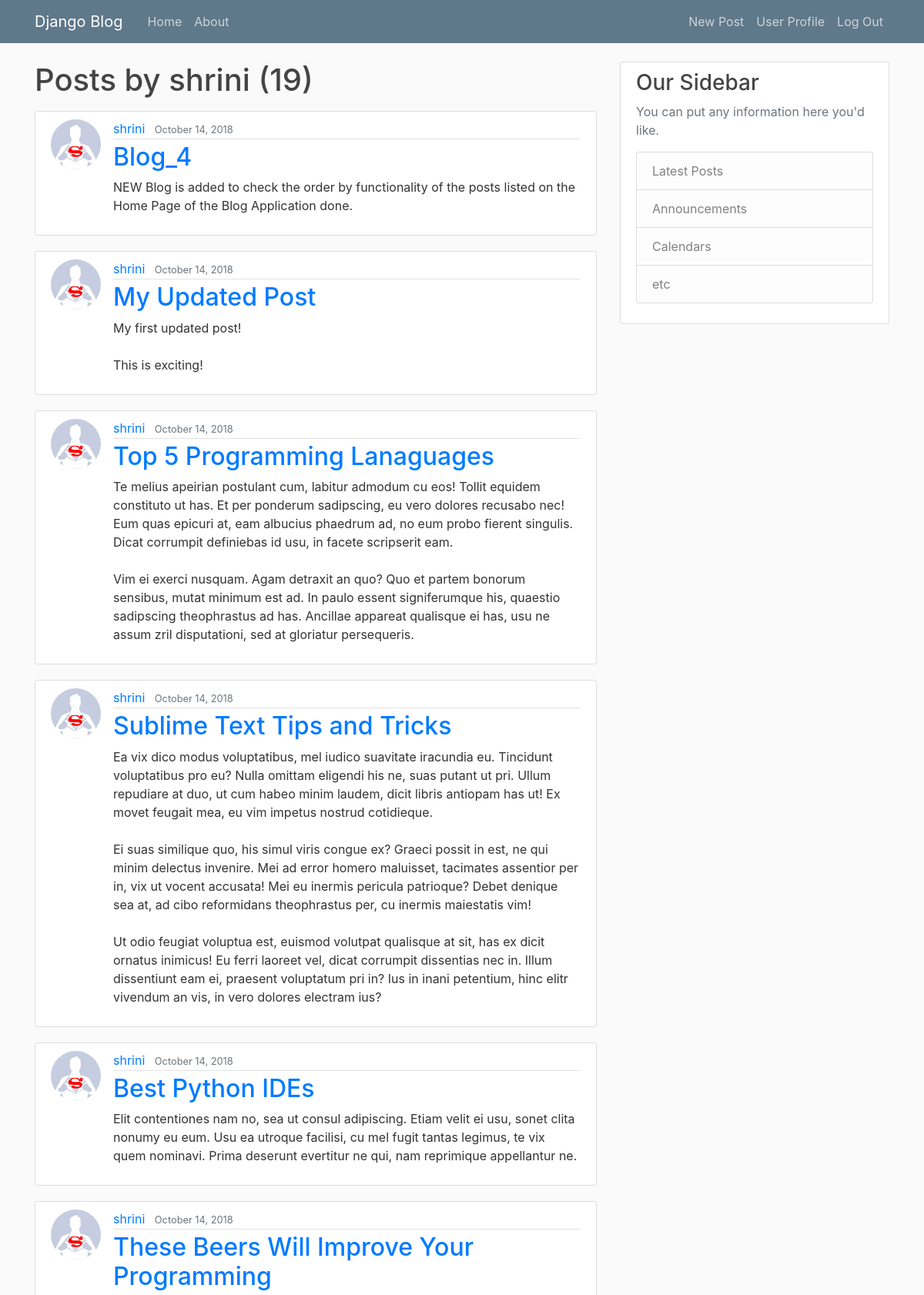
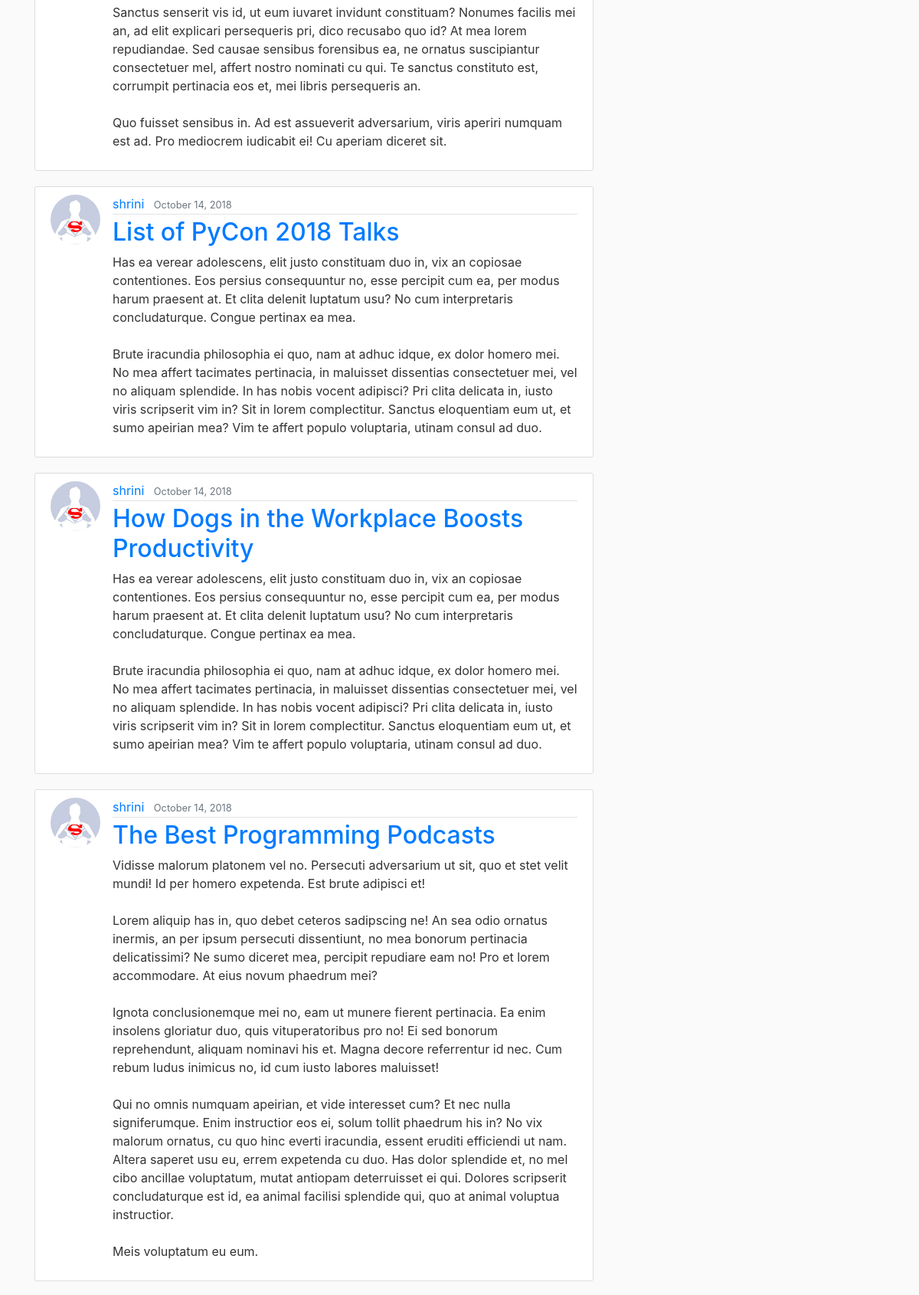
The page /user/shrini (signed in, upper part) on the database its author committed (2 pictures, top to bottom).
### blog/models.py (models this page shows, shortened)
class Post(models.Model):
    title = models.CharField(max_length=100)
    content = models.TextField()
    date_posted = models.DateField(default=timezone.now)
    author = models.ForeignKey(User, on_delete=models.CASCADE)

### users/models.py (models this page shows, shortened)
class Profile(models.Model):
    user = models.OneToOneField(User, on_delete=models.CASCADE)
    image = models.ImageField(default='default.jpg', upload_to='profile_pics')

### blog/views.py (the view)
# urls.py: path('user/<str:username>', UserPostListView.as_view(), name='user-posts'),
class UserPostListView(LoginRequiredMixin, ListView):
    model = Post
    template_name = 'blog/user_posts.html'
    context_object_name = 'posts'
    ordering = ['-date_posted']
    paginate_by = 10
    def get_queryset(self):
        user = get_object_or_404(User, username=self.kwargs.get('username'))
        return Post.objects.filter(author=user).order_by('-date_posted')

### blog/templates/blog/user_posts.html (shortened to what this page needs)
{% extends "blog/base.html" %}
{% block content %}
   <h1 class="mb-3">Posts by {{ view.kwargs.username }}  ({{ page_obj.paginator.count }})</h1>
{% for post in posts %}
    <article class="media content-section">
        <img class="rounded-circle article-img" src="{{ post.author.profile.image.url }}">
          <div class="media-body">
            <div class="article-metadata">
              <a class="mr-2" href="{% url 'user-posts' post.author.username %}">{{ post.author }}</a>
              <small class="text-muted">{{ post.date_posted|date:"F d, Y" }}</small>
            </div>
            <h2><a class="article-content" href="{% url 'post-detail' post.id %}">{{ post.title }}</a></h2>
            <p class="article-content">{{ post.content }}</p>
          </div>
        </article>
{% endfor %}
{% endblock content %}

### blog/templates/blog/base.html (shortened to what this page needs)
{% load static %}
<!DOCTYPE html>
<html>
<head>
    <link rel="stylesheet" href="https://maxcdn.bootstrapcdn.com/bootstrap/4.0.0/css/bootstrap.min.css">
    <link rel="stylesheet" type="text/css" href="{% static 'blog/main.css' %}">
</head>
<body>
    <header class="site-header">
      <nav class="navbar navbar-expand-md navbar-dark bg-steel fixed-top">
        <div class="container">
          <a class="navbar-brand mr-4" href="{% url 'blog-home' %}">Django Blog</a>
          <div class="collapse navbar-collapse" id="navbarToggle">
            <div class="navbar-nav mr-auto">
              <a class="nav-item nav-link" href="{% url 'blog-home' %}">Home</a>
              <a class="nav-item nav-link" href="{% url 'blog-about' %}">About</a>
            </div>
            <div class="navbar-nav">
                {% if user.is_authenticated %}
                   <a class="nav-item nav-link" href="{% url 'post-create' %}">New Post</a>
                   <a class="nav-item nav-link" href="{% url 'profile' %}">User Profile</a>
                   <a class="nav-item nav-link" href="{% url 'logout' %}">Log Out</a>
                {% else %}
                <a class="nav-item nav-link" href="{% url 'login' %}">Login</a>
                <a class="nav-item nav-link" href="{% url 'register' %}">Register</a>
                {% endif %}
            </div>
          </div>
        </div>
      </nav>
    </header>
    <main role="main" class="container">
      <div class="row">
        <div class="col-md-8">
          {% block content %}{% endblock %}
        </div>
        <div class="col-md-4">
          <div class="content-section">
            <h3>Our Sidebar</h3>
            <p class='text-muted'>You can put any information here you'd like.
              <ul class="list-group">
                <li class="list-group-item list-group-item-light">Latest Posts</li>
                <li class="list-group-item list-group-item-light">Announcements</li>
                <li class="list-group-item list-group-item-light">Calendars</li>
                <li class="list-group-item list-group-item-light">etc</li>
              </ul>
            </p>
          </div>
        </div>
      </div>
    </main>
</body>
</html>

### blog/static/blog/main.css (style rules this page uses)
body { background: #fafafa; color: #333333; margin-top: 5rem; }
h1, h2, h3, h4, h5, h6 { color: #444444; }
ul { margin: 0; }
.bg-steel { background-color: #5f788a; }
.site-header .navbar-nav .nav-link { color: #cbd5db; }
.content-section { background: #ffffff; padding: 10px 20px; border: 1px solid #dddddd; border-radius: 3px; margin-bottom: 20px; }
.article-content { white-space: pre-line; }
.article-img { height: 65px; width: 65px; margin-right: 16px; }
.article-metadata { padding-bottom: 1px; margin-bottom: 4px; border-bottom: 1px solid #e3e3e3 }

### rows shown on the page
Post: author.profile.image (picture), author "shrini", date_posted "October 14, 2018", title "Blog_4", content "NEW Blog is added to check the order by functionality of the posts listed on the Home Page of the Blog Application done."
Post: author.profile.image (picture), author "shrini", date_posted "October 14, 2018", title "My Updated Post", content "My first updated post! This is exciting!"
Post: author.profile.image (picture), author "shrini", date_posted "October 14, 2018", title "Top 5 Programming Lanaguages", content "Te melius apeirian postulant cum, labitur admodum cu eos! Tollit equidem constituto ut has. Et per ponderum sadipscing, eu vero dolores recusabo nec! Eum quas epicuri at, eam albucius phaedrum ad, no eum probo fierent singulis. Dicat corrumpit definiebas id usu, in facete scripserit eam. Vim ei exerci nusquam. Agam detraxit an quo? Quo et partem bonorum sensibus, mutat minimum est ad. In paulo essent signiferumque his, quaestio sadipscing theophrastus ad has. Ancillae appareat qualisque ei has, usu ne assum zril disputationi, sed at gloriatur persequeris."
Post: author.profile.image (picture), author "shrini", date_posted "October 14, 2018", title "Sublime Text Tips and Tricks", content "Ea vix dico modus voluptatibus, mel iudico suavitate iracundia eu. Tincidunt voluptatibus pro eu? Nulla omittam eligendi his ne, suas putant ut pri. Ullum repudiare at duo, ut cum habeo minim laudem, dicit libris antiopam has ut! Ex movet feugait mea, eu vim impetus nostrud cotidieque. Ei suas similique quo, his simul viris congue ex? Graeci possit in est, ne qui minim delectus invenire. Mei ad error homero maluisset, tacimates assentior per in, vix ut vocent accusata! Mei eu inermis pericula patrioque? Debet denique sea at, ad cibo reformidans theophrastus per, cu inermis maiestatis vim! Ut odio feugiat voluptua est, euismod volutpat qualisque at sit, has ex dicit ornatus inimicus! Eu…"
Post: author.profile.image (picture), author "shrini", date_posted "October 14, 2018", title "Best Python IDEs", content "Elit contentiones nam no, sea ut consul adipiscing. Etiam velit ei usu, sonet clita nonumy eu eum. Usu ea utroque facilisi, cu mel fugit tantas legimus, te vix quem nominavi. Prima deserunt evertitur ne qui, nam reprimique appellantur ne."
Post: author.profile.image (picture), author "shrini", date_posted "October 14, 2018", title "These Beers Will Improve Your Programming", content "Sanctus senserit vis id, ut eum iuvaret invidunt constituam? Nonumes facilis mei an, ad elit explicari persequeris pri, dico recusabo quo id? At mea lorem repudiandae. Sed causae sensibus forensibus ea, ne ornatus suscipiantur consectetuer mel, affert nostro nominati cu qui. Te sanctus constituto est, corrumpit pertinacia eos et, mei libris persequeris an. Quo fuisset sensibus in. Ad est assueverit adversarium, viris aperiri numquam est ad. Pro mediocrem iudicabit ei! Cu aperiam diceret sit."
Post: author.profile.image (picture), author "shrini", date_posted "October 14, 2018", title "List of PyCon 2018 Talks", content "Has ea verear adolescens, elit justo constituam duo in, vix an copiosae contentiones. Eos persius consequuntur no, esse percipit cum ea, per modus harum praesent at. Et clita delenit luptatum usu? No cum interpretaris concludaturque. Congue pertinax ea mea. Brute iracundia philosophia ei quo, nam at adhuc idque, ex dolor homero mei. No mea affert tacimates pertinacia, in maluisset dissentias consectetuer mei, vel no aliquam splendide. In has nobis vocent adipisci? Pri clita delicata in, iusto viris scripserit vim in? Sit in lorem complectitur. Sanctus eloquentiam eum ut, et sumo apeirian mea? Vim te affert populo voluptaria, utinam consul ad duo."
Post: author.profile.image (picture), author "shrini", date_posted "October 14, 2018", title "How Dogs in the Workplace Boosts Productivity", content "Has ea verear adolescens, elit justo constituam duo in, vix an copiosae contentiones. Eos persius consequuntur no, esse percipit cum ea, per modus harum praesent at. Et clita delenit luptatum usu? No cum interpretaris concludaturque. Congue pertinax ea mea. Brute iracundia philosophia ei quo, nam at adhuc idque, ex dolor homero mei. No mea affert tacimates pertinacia, in maluisset dissentias consectetuer mei, vel no aliquam splendide. In has nobis vocent adipisci? Pri clita delicata in, iusto viris scripserit vim in? Sit in lorem complectitur. Sanctus eloquentiam eum ut, et sumo apeirian mea? Vim te affert populo voluptaria, utinam consul ad duo."
Post: author.profile.image (picture), author "shrini", date_posted "October 14, 2018", title "The Best Programming Podcasts", content "Vidisse malorum platonem vel no. Persecuti adversarium ut sit, quo et stet velit mundi! Id per homero expetenda. Est brute adipisci et! Lorem aliquip has in, quo debet ceteros sadipscing ne! An sea odio ornatus inermis, an per ipsum persecuti dissentiunt, no mea bonorum pertinacia delicatissimi? Ne sumo diceret mea, percipit repudiare eam no! Pro et lorem accommodare. At eius novum phaedrum mei? Ignota conclusionemque mei no, eam ut munere fierent pertinacia. Ea enim insolens gloriatur duo, quis vituperatoribus pro no! Ei sed bonorum reprehendunt, aliquam nominavi his et. Magna decore referrentur id nec. Cum rebum ludus inimicus no, id cum iusto labores maluisset! Qui no omnis numquam…"

### other values the page prints
{{ view.kwargs.username }} "shrini"
{{ page_obj.paginator.count }} "19"
